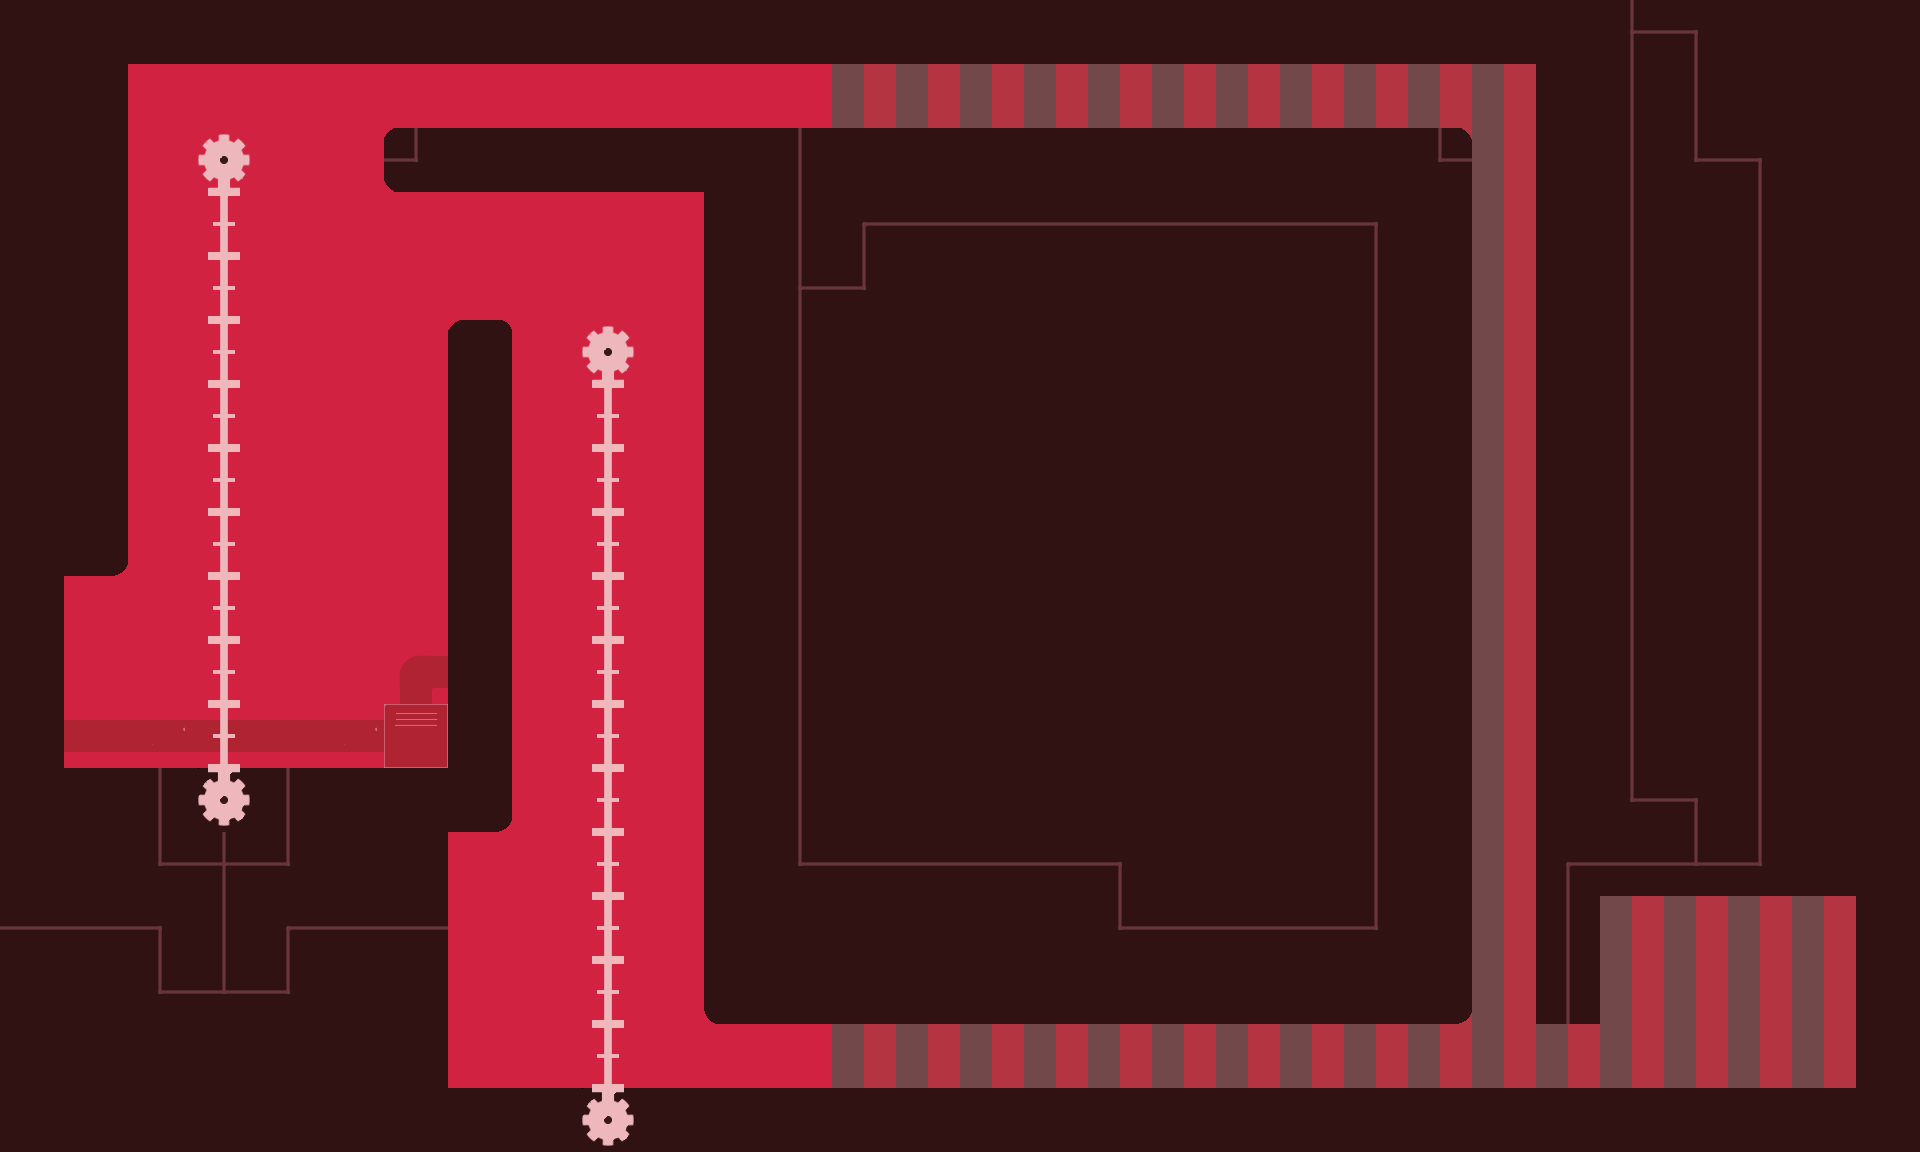

This is a level from a 2D game, rendered from its Tiled map with the project's own tilesets. A one-line summary and the map file follow, with tile-layer data summarised:
An orthogonal 30x18 tile map with 64x64 px tiles, 8 tile layers (rojo, negro, tuberias, engranajes, ...).

<map version="1.0" orientation="orthogonal" width="30" height="18" tilewidth="64" tileheight="64">
 <tileset firstgid="1" name="tiles01" tilewidth="64" tileheight="64">
  <image source="tiles01.png" width="1024" height="256" />
 </tileset>
 <layer name="rojo" width="30" height="18">
  <data>[540 cells, 473 non-empty, 2 distinct tile ids]</data>
 </layer>
 <layer name="negro" width="30" height="18">
  <data>[540 cells, 378 non-empty, 6 distinct tile ids]</data>
 </layer>
 <layer name="tuberias" width="30" height="18">
  <data>[540 cells, 7 non-empty, 4 distinct tile ids]</data>
 </layer>
 <layer name="engranajes" width="30" height="18">
  <data>[540 cells, 24 non-empty, 3 distinct tile ids]</data>
 </layer>
 <layer name="puerta1" width="30" height="18">
  <data>[540 cells, 0 non-empty, 0 distinct tile ids]</data>
 </layer>
 <layer name="puerta2" width="30" height="18">
  <data>[540 cells, 0 non-empty, 0 distinct tile ids]</data>
 </layer>
 <layer name="luces" width="30" height="18">
  <data>[540 cells, 0 non-empty, 0 distinct tile ids]</data>
 </layer>
 <layer name="lineas" width="30" height="18">
  <data>[540 cells, 93 non-empty, 9 distinct tile ids]</data>
 </layer>
</map>
